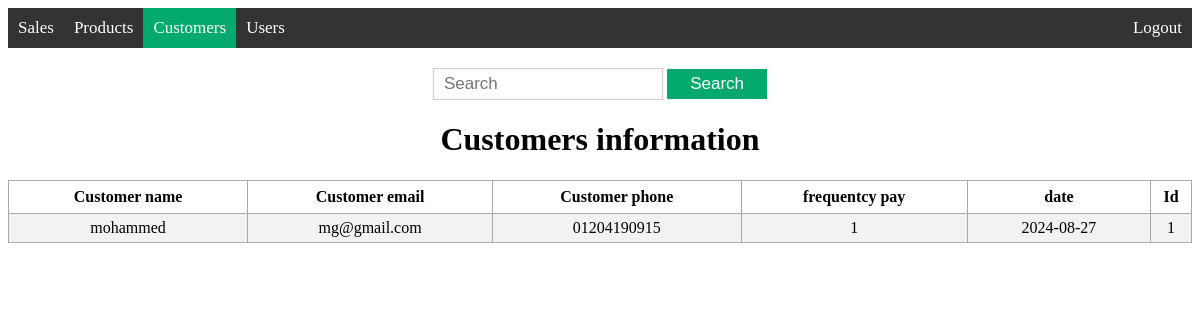
Screenshot of /view_customer (signed in) with the database file from the repository.
### models/customer.py (models this page shows, shortened)
class Customer(db.Model):
    id = db.Column(db.Integer, primary_key=True)
    customer_name = db.Column(db.String(200), nullable=False)
    customer_email = db.Column(db.String(200), nullable=False)
    customer_phone = db.Column(db.String(15))
    frequentcy_pay = db.Column(db.Integer, nullable=False)
    date = db.Column(db.DateTime, default=datetime.now(pytz.UTC))

### app.py (the view)
@app.route('/view_customer', methods=['GET'])
@roles_accepted('admin', 'editor', 'supervisor')
def view_customer():
    customers = Customer.query.order_by(Customer.date.desc()).all()
    return render_template('view_customer.html', customers=customers)

### templates/view_customer.html (shortened to what this page needs)
{% extends 'base.html' %}
{% block body %}
<div class="content">
    {% block navbar %}
    <div class='topnav'>
        <a href='/view_sale'>Sales</a>
        <a href='/view_product'>Products</a>
        <a class='active' href='/view_customer'>Customers</a>
        {% if current_user.has_role('admin') or current_user.has_role('supervisor')%}
        <a href='/view_user'>Users</a>
        {% endif %}
        <a class='logout' href='/logout'>Logout</a>
    </div>
    {% endblock %}
    <div class='search'>
        <form action="{{ url_for('search_customer', search='') }}" method="get">
            <input type='text' placeholder='Search' name='search' id='search'>
            <input type='submit' value="Search">
        </form>
    </div>
    <div class="view">
        <h1 style="text-align: center;">Customers information</h1>
        {% if customers|length < 1 %}
        <h4  style="text-align: center;"> There are no customers yet !</h4>
        {% else %}
        <table>
            <tr>
                <th>Customer name</th>
                <th>Customer email</th>
                <th>Customer phone</th>
                <th>frequentcy pay</th>
                <th>date</th>
                <th>Id</th>
            </tr>
            {% for customer in customers %}
                <tr>
                    <td>{{ customer.customer_name }}</td>
                    <td>{{ customer.customer_email }}</td>
                    <td>{{ customer.customer_phone }}</td>
                    <td>{{ customer.frequentcy_pay }}</td>
                    <td>{{ customer.date.date() }}</td>
                    <td>{{ customer.id }}</td>
                </tr>
            {% endfor %}
        </table>
        {% endif %}
    </div>
</div>
{% endblock %}

### static/main.css (style rules this page uses)
.view table, td, th { border: 1px solid #aaa; }
.view table { border-collapse: collapse; width: 100%; }
.view th { height: 30px; }
.view td { text-align: center; padding: 5px; }
.view tr:nth-child(even) { background-color: #f2f2f2; }
.view tr:nth-child(odd) { background-color: #ffffff; }
.topnav { width: 100%; background-color: #333; padding: 0px; display: flex; justify-content: space-between; align-items: center; }
.topnav a { color: #fff; text-decoration: none; padding: 10px; font-size: 17px; }
.topnav a.logout { margin-left: auto; }
.topnav a.active { background-color: #04AA6D; color: white; }
.search { text-align: center; padding-top: 20px; }
.search form { display: inline-block; margin: 0 auto; }
.search input[type="text"] { width: 60%; height: 10px; padding: 10px; font-size: 17px; border: 1px solid #ccc; }
.search input[type="submit"] { width: 100px; height: 30px; padding: 4px 8px;; font-size: 17px; background-color: #04AA6D; color: #fff; border: none; cursor: pointer; }
.table_box th, td { padding: 10px; text-align: left; }

### rows the page displays
Customer: customer_name "mohammed", customer_email "mg@gmail.com", customer_phone "01204190915", frequentcy_pay "1", date "2024-08-27", id "1"
